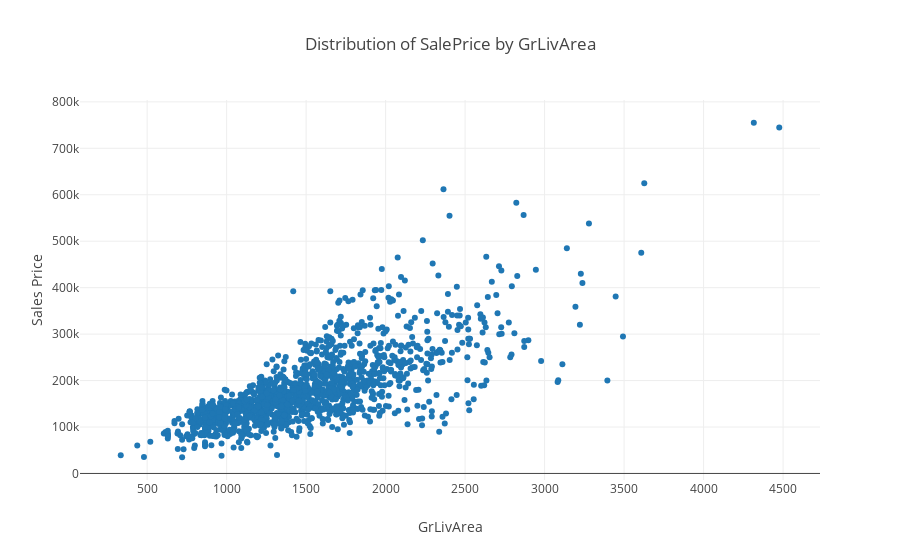

Here is the notebook cell this chart was saved with:
### Markdown cell above
We see those two houses in right that do not follow the pattern in every scatter plot, so we will define them as outliers and remove them.

### Code cell
train = train.drop(train[(train['GrLivArea']>4000) & (train['SalePrice']<300000)].index)
plotscatter('GrLivArea','SalePrice','scatter')

### Figure 1 — Plotly figure (JSON) as saved in the notebook; plotly's stock layout.template omitted (floating-point values rounded to 4 significant figures; data arrays with more than 128 entries replaced by an {"elided": "..."} marker saying what was removed)
{"data": [{"mode": "markers", "type": "scatter", "x": {"elided": "1458 int values"}, "y": {"elided": "1458 int values"}}], "layout": {"title": "Distribution of SalePrice by GrLivArea", "xaxis": {"title": "GrLivArea"}, "yaxis": {"title": "Sales Price"}}}
